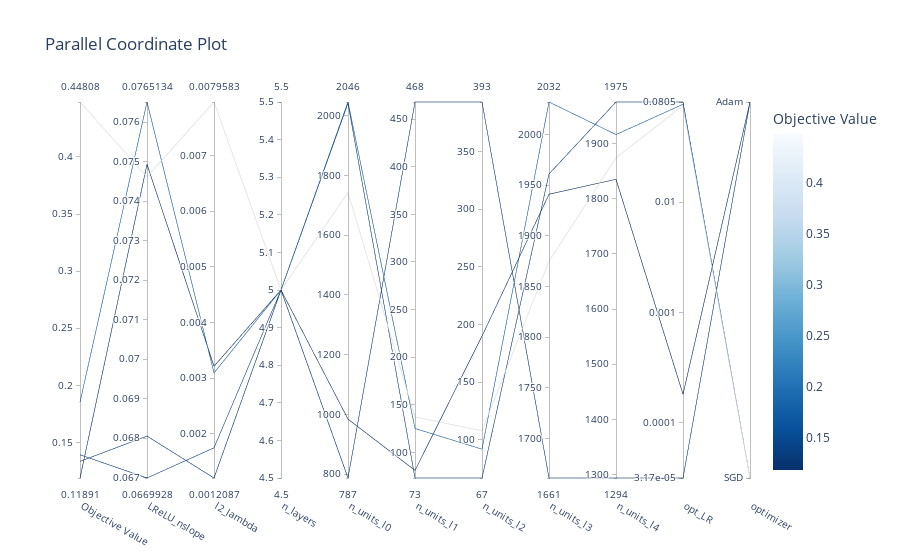

The cell this chart's notebook holds for it:
### Code cell
fig2.show()

### Figure 1 — Plotly figure (JSON) as saved in the notebook; plotly's stock layout.template omitted (floating-point values rounded to 4 significant figures)
{"data": [{"dimensions": [{"label": "Objective Value", "range": [0.1189, 0.4481], "values": [0.4481, 0.1853, 0.1392, 0.1335, 0.1189]}, {"label": "LReLU_nslope", "range": [0.06699, 0.07651], "values": [0.07462, 0.07651, 0.06699, 0.06805, 0.07494]}, {"label": "l2_lambda", "range": [0.001209, 0.007958], "values": [0.007958, 0.003096, 0.001751, 0.001209, 0.003215]}, {"label": "n_layers", "range": [5, 5], "values": [5, 5, 5, 5, 5]}, {"label": "n_units_l0", "range": [787, 2046], "values": [1743, 2046, 2042, 787, 984]}, {"label": "n_units_l1", "range": [73, 468], "values": [137, 125, 73, 468, 81]}, {"label": "n_units_l2", "range": [67, 393], "values": [108, 92, 67, 393, 190]}, {"label": "n_units_l3", "range": [1661, 2032], "values": [1875, 2032, 1961, 1661, 1941]}, {"label": "n_units_l4", "range": [1294, 1975], "values": [1874, 1916, 1975, 1294, 1835]}, {"label": "opt_LR", "range": [-4.499, -1.094], "ticktext": ["3.17e-05", "0.0001", "0.001", "0.01", "0.0805"], "tickvals": [-4.499, -4, -3, -2, -1.094], "values": [-1.128, -1.115, -1.094, -4.499, -3.74]}, {"label": "optimizer", "range": [0, 1], "ticktext": ["SGD", "Adam"], "tickvals": [0, 1], "values": [0, 0, 0, 1, 1]}], "labelangle": 30, "labelside": "bottom", "line": {"color": [0.4481, 0.1853, 0.1392, 0.1335, 0.1189], "colorbar": {"title": {"text": "Objective Value"}}, "colorscale": [[0, "rgb(247,251,255)"], [0.125, "rgb(222,235,247)"], [0.25, "rgb(198,219,239)"], [0.375, "rgb(158,202,225)"], [0.5, "rgb(107,174,214)"], [0.625, "rgb(66,146,198)"], [0.75, "rgb(33,113,181)"], [0.875, "rgb(8,81,156)"], [1, "rgb(8,48,107)"]], "reversescale": true, "showscale": true}, "type": "parcoords"}], "layout": {"title": {"text": "Parallel Coordinate Plot"}}}
